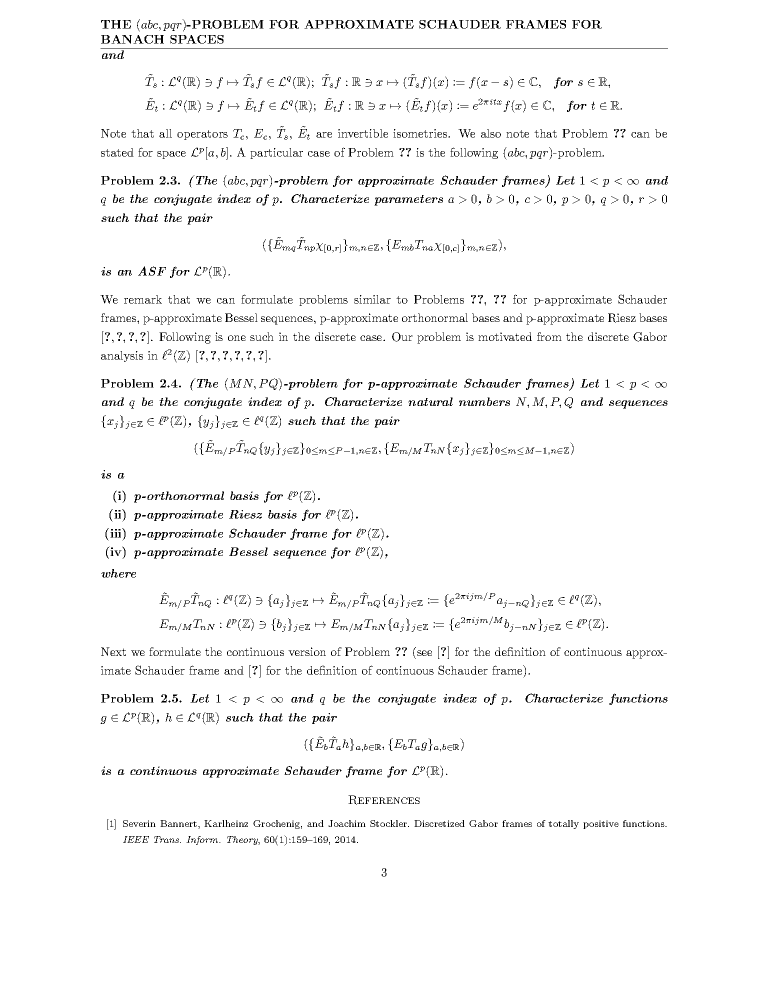
#> input picture packets/fa_banach_001_counterexamples_2201.04421_2201.04421_continuous_gabor_asf_no_solution/files/figures/open_problem_page.png, 1530 x 1980 px, found by its file name (shown at 1/2 size)
$ python crop_open_problem.py
#> lines starting #> are read from the running program, lines starting #| are printed output that depends on the picture; after the words box and inside, x2 and y2 are one past the last pixel; in counts of white or black regions, pixels touching at a corner belong together
"""Crop the Section 5 open question from source PDF page 17.

Render the page first from the packet directory with:

    /opt/homebrew/bin/gs -q -dNOPAUSE -dBATCH -sDEVICE=pngalpha \
      -r180 -dFirstPage=17 -dLastPage=17 \
      -sOutputFile=tmp/open_problem_page.png source_paper.pdf
"""

from __future__ import annotations

from pathlib import Path

from PIL import Image


ROOT = Path(__file__).resolve().parents[1]
SOURCE = ROOT / "tmp" / "open_problem_page.png"
TARGET = ROOT / "figures" / "open_problem_crop.png"


def main() -> None:
    image = Image.open(SOURCE)
#> image is the input picture: PIL image 1530x1980 RGB; 97% white; black in thin lines or dots, all inside (x1, y1, x2, y2) = (201, 38, 1336, 1754)
    # Full text width, with the Section 5 heading, condition (5), and the
    # complete two-line open-question statement. Coordinates are for 180 dpi.
    crop = image.crop((245, 1280, 1290, 1558))
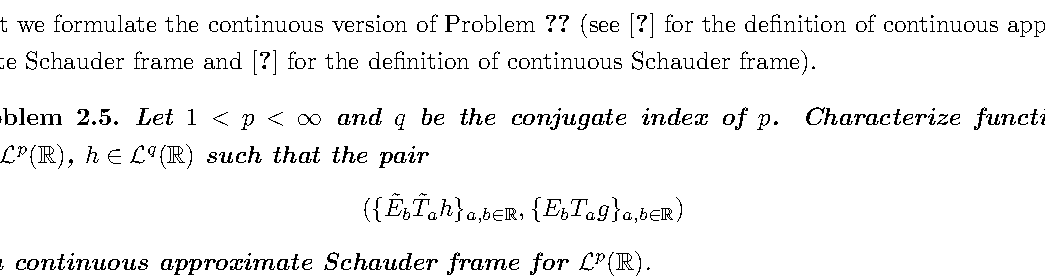
#> crop: PIL image 1045x278 RGB; 94.9% white; black in thin lines or dots
    TARGET.parent.mkdir(parents=True, exist_ok=True)
    crop.save(TARGET)
    print(f"wrote {TARGET}")


if __name__ == "__main__":
    main()
